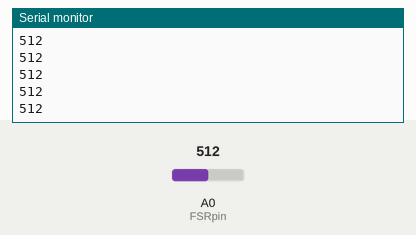
This sketch was run on a simulated Arduino Uno, built with avr-gcc and run on an emulated ATmega328P. Shown: the last lines printed to the serial monitor. The test bench sets the inputs (shaded band); at power-on: A0 (FSRpin) = 512.

Above: at 1.2 s.
1.3 s: A0 (FSRpin) set to 716
At 1.8 s:
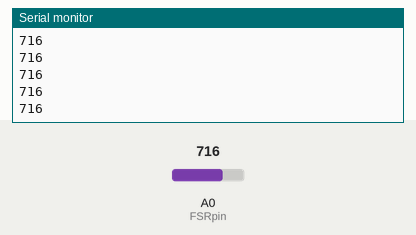
2.8 s: A0 (FSRpin) set to 900
At 3.5 s:
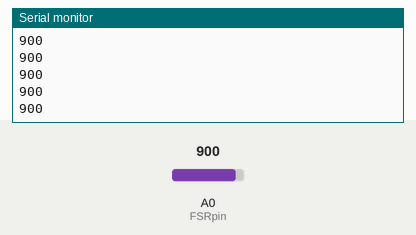
Timing chart, 0 to 5.8 s (numbered marks = the images above; inputs shaded):
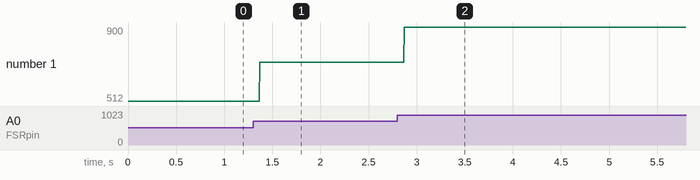

The sketch:

SimpleReadFSR.ino
```cpp
//https://learn.adafruit.com/force-sensitive-resistor-fsr/using-an-fsr

int FSRpin = 0; // pin for force sensitive resistor is 0

void setup() {
  // put your setup code here, to run once:
  Serial.begin(9600);

}

void loop() {
  // put your main code here, to run repeatedly:
  Serial.println(analogRead(FSRpin));

}
```

Measured:
- after the input at 1.3 s, the serial monitor: prints a new line after 0.07 s (image 1)
- after the input at 2.8 s, the serial monitor: prints a new line after 0.07 s (image 2)
- plotted number 1: 512 → 716 after the input at 1.3 s, 716 → 900 after the input at 2.8 s
